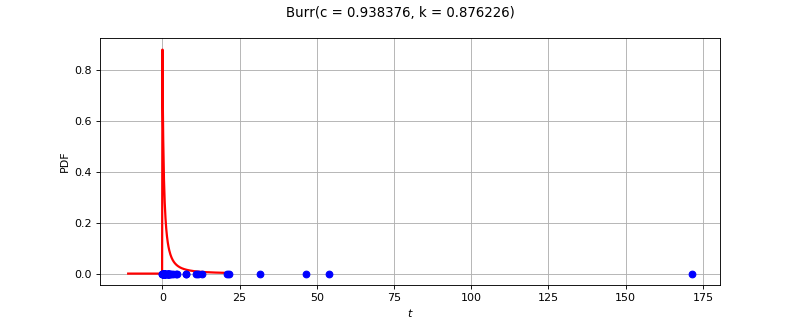

This chart was generated by the following Python code:
import openturns as ot
from matplotlib import pyplot as plt
from openturns.viewer import View
ot.RandomGenerator.SetSeed(0)
factory = ot.BurrFactory()
ref = factory.build()
dimension = ref.getDimension()
if dimension <= 2:
    sample = ref.getSample(50)
    distribution = factory.build(sample)
    if dimension == 1:
        distribution.setDescription(['$t$'])
        pdf_graph = distribution.drawPDF(256)
        cloud = ot.Cloud(sample, ot.Sample(sample.getSize(), 1))
        cloud.setColor('blue')
        cloud.setPointStyle('fcircle')
        pdf_graph.add(cloud)
        pdf_graph.setTitle(str(distribution))
        fig = plt.figure(figsize=(10, 4))
        pdf_axis = fig.add_subplot(111)
        View(pdf_graph, figure=fig, axes=[pdf_axis], add_legend=False)
    else:
        sample = ref.getSample(500)
        distribution.setDescription(['$t_0$', '$t_1$'])
        pdf_graph = distribution.drawPDF([256]*2)
        cloud = ot.Cloud(sample)
        cloud.setColor('red')
        cloud.setPointStyle('fcircle')
        pdf_graph.add(cloud)
        pdf_graph.setTitle(str(distribution))
        fig = plt.figure(figsize=(10, 4))
        pdf_axis = fig.add_subplot(111)
        View(pdf_graph, figure=fig, axes=[pdf_axis], add_legend=False, square_axes=True)
